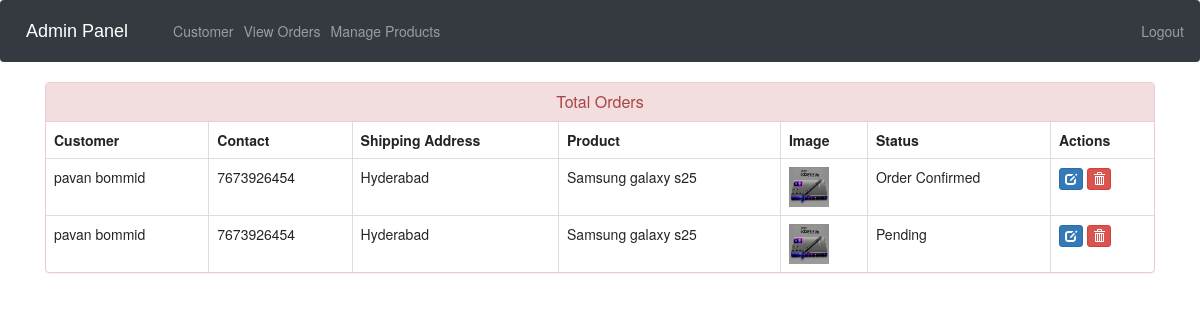
The page /admin-view-booking (signed in) on the database its author committed.
### ecom/models.py (models this page shows, shortened)
class Customer(models.Model):
    user=models.OneToOneField(User,on_delete=models.CASCADE)
    profile_pic= models.ImageField(upload_to='profile_pic/CustomerProfilePic/',null=True,blank=True)
    address = models.CharField(max_length=40)
    mobile = models.CharField(max_length=20,null=False)
    @property
    def get_name(self):
        return self.user.first_name+" "+self.user.last_name

class Orders(models.Model):
    STATUS =(
        ('Pending','Pending'),
        ('Order Confirmed','Order Confirmed'),
        ('Out for Delivery','Out for Delivery'),
        ('Delivered','Delivered'),
    )
    customer=models.ForeignKey('Customer', on_delete=models.CASCADE,null=True)
    product=models.ForeignKey('Product',on_delete=models.CASCADE,null=True)
    email = models.CharField(max_length=50,null=True)
    address = models.CharField(max_length=500,null=True)
    mobile = models.CharField(max_length=20,null=True)
    order_date= models.DateField(auto_now_add=True,null=True)
    status=models.CharField(max_length=50,null=True,choices=STATUS)

class Product(models.Model):
    name=models.CharField(max_length=40)
    product_image= models.ImageField(upload_to='product_image/',null=True,blank=True)
    price = models.PositiveIntegerField()
    description=models.CharField(max_length=40)

### ecom/views.py (the view)
# urls.py: path('admin-view-booking', views.admin_view_booking_view,name='admin-view-booking'),
@login_required(login_url='adminlogin')
def admin_view_booking_view(request):
    orders=models.Orders.objects.all()
    ordered_products=[]
    ordered_bys=[]
    for order in orders:
        ordered_product=models.Product.objects.all().filter(id=order.product.id)
        ordered_by=models.Customer.objects.all().filter(id = order.customer.id)
        ordered_products.append(ordered_product)
        ordered_bys.append(ordered_by)
    return render(request,'ecom/admin_view_booking.html',{'data':zip(ordered_products,ordered_bys,orders)})

### templates/ecom/admin_view_booking.html (shortened to what this page needs)
{% extends 'ecom/admin_base.html' %}
{% load static %}
{% block content %}
<head>
  <link href="//netdna.bootstrapcdn.com/bootstrap/3.0.0/css/bootstrap.min.css" rel="stylesheet" id="bootstrap-css">
</head>
<div class="container">
  <div class="panel panel-danger">
    <div class="panel-heading">
      <h6 class="panel-title">Total Orders</h6>
    </div>
    <table class="table table-hover table-bordered" id="dev-table">
      <thead>
        <tr>
          <th>Customer</th>
          <th>Contact</th>
          <th>Shipping Address</th>
          <th>Product</th>
          <th>Image</th>
          <th>Status</th>
          <th>Actions</th>
        </tr>
      </thead>
      {% for product,customer,order in data %}
      <tr>
        {% for c in customer %}
        <td> {{c.get_name}}</td>
        <td>{{c.mobile}}</td>
        <td>{{order.address}}</td>
        {% endfor %}
        {% for p in product %}
        <td> {{p.name}}</td>
        <td> <img src="{% static p.product_image.url %}" alt="Profile Pic" height="40px" width="40px" /></td>
        <td>{{order.status}}</td>
        <td><a class="btn btn-primary btn-xs" href="{% url 'update-order' order.id  %}"><span class="glyphicon glyphicon-edit"></span></a>
        <a class="btn btn-danger btn-xs" href="{% url 'delete-order' order.id  %}"><span class="glyphicon glyphicon-trash"></span></a></td>
        {% endfor %}
      </tr>
      {% endfor %}
    </table>
  </div>
</div>
{% endblock content %}

### templates/ecom/admin_view_booking.html (style rules this page uses)
a:link { text-decoration: none; }
h6 { text-align: center; }

### rows shown on the page
Orders: address "Hyderabad", status "Order Confirmed"
Customer: get_name "pavan bommid", mobile "7673926454"
Product: name "Samsung galaxy s25", product_image (picture)
Orders: address "Hyderabad", status "Pending"
